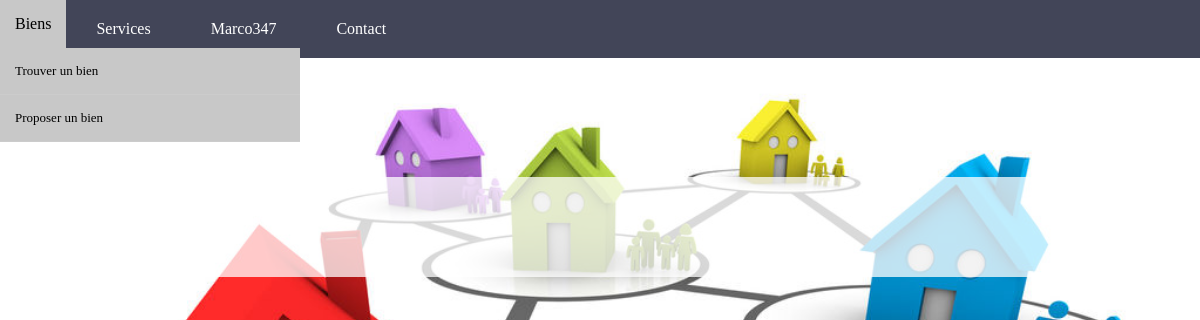
Page /index.php?controller=bien&action=readAllByMembre (signed in) on the earlier database version.
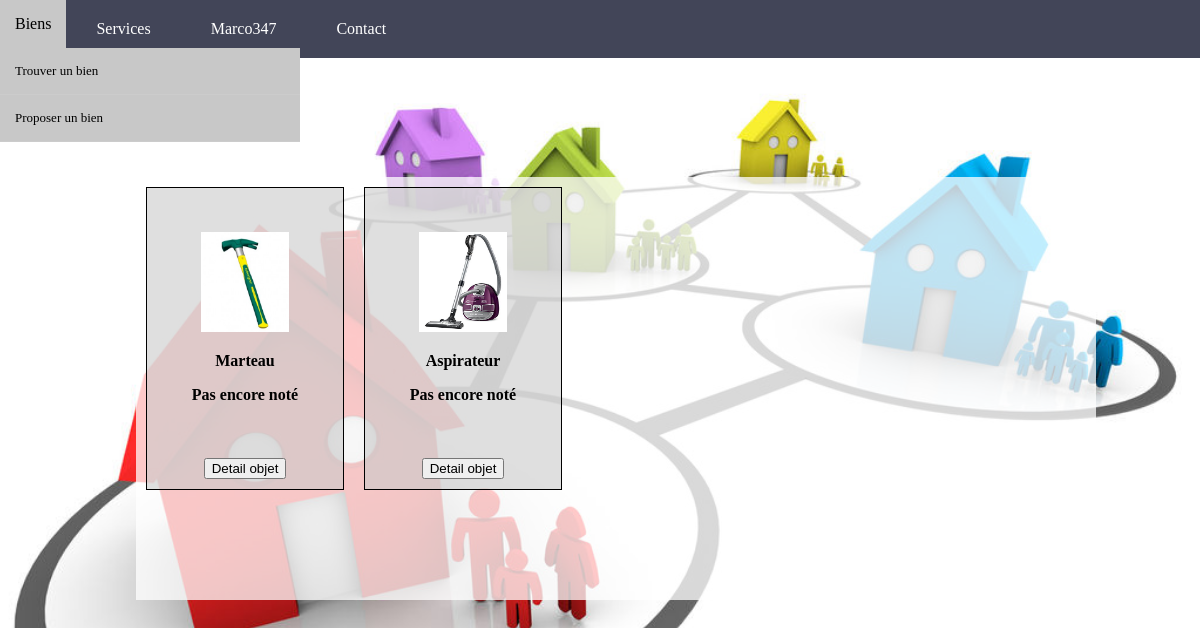
Same page on the later database version.
### tables this page shows
CREATE TABLE `Bien` (
  `idBien` int(11) NOT NULL,
  `titre` varchar(75) NOT NULL,
  `description` varchar(300) NOT NULL,
  `tarif` decimal(5,0) NOT NULL,
  `motClef` varchar(75) NOT NULL,
  `estValide` tinyint(1) NOT NULL,
  `lienPhoto` varchar(75) NOT NULL,
  `prixNeuf` decimal(10,0) NOT NULL,
  `estDispo` tinyint(1) NOT NULL,
  `idProprio` int(75) NOT NULL
);

### controller/ControllerBien.php (called while the page is built, shortened)
<?php
require_once File::build_path(array("model", "ModelBien.php"));
require_once File::build_path(array("model", "ModelService.php"));
require_once File::build_path(array("model", "ModelMembre.php"));
class ControllerBien{
	 public static function readAllByMembre() {
        $tab_b = ModelBien::selectAll();
        require_once File::build_path(array("view","view.php"));
    }
}

### controller/routeur.php (called while the page is built, shortened)
<?php
require_once File::build_path(array("controller","ControllerBien.php"));
$controller_default = 'membre';
$controller = $controller_default;
if(!is_null(Dispatcher::myGet('action'))&&(!is_null(Dispatcher::myGet('controller')))){
    $action = htmlspecialchars(Dispatcher::myGet('action'));
    $controller = htmlspecialchars(Dispatcher::myGet('controller'));
}
else {
    $action = "readAll";
    $controller = $controller_default;
}
$controller_class = "Controller".ucfirst($controller);
$controller_class::$action();
?>

### index.php (called while the page is built, shortened)
<?php
require_once File::build_path(array('controller','routeur.php'));
?>

### model/Model.php (called while the page is built, shortened)
<?php
class Model {
    public static $pdo;
    public static function Init() {
        $hostname = Conf::getHostname();
        $database_name = Conf::getDatabase();
        $login = Conf::getLogin();
        $password = Conf::getPassword();
        try {
            self::$pdo = new PDO("mysql:host=$hostname;dbname=$database_name", $login, $password,array(PDO::MYSQL_ATTR_INIT_COMMAND => "SET NAMES utf8"));
            self::$pdo->setAttribute(PDO::ATTR_ERRMODE, PDO::ERRMODE_EXCEPTION);
        } catch (PDOException $e) {
            if (Conf::getDebug()) {
                echo $e->getMessage();
            } else {
                echo "Une erreur est survenue au niveau de la connexion de la base de donn�es !  <a href=''> retour a la page d'accueil </a>";
            }
            die();
        }
    }
    public static function selectAll() {
        $table_name = static::$object;
        $class_name = 'Model'.$table_name;
                $rep = Model::$pdo->query("SELECT * FROM ".$table_name.";");
                $rep->setFetchMode(PDO::FETCH_CLASS, $class_name);
                $tab = $rep->fetchAll();
                return $tab;
        }
}

### model/ModelBien.php (called while the page is built, shortened)
<?php
	require_once 'Model.php';
	class ModelBien extends Model {
                private $idBien;
                private $titre;
                private $estValide;
                private $lienPhoto;
                private $idProprio;
                public function getIdBien() {
                    return $this->idBien;
                }
                public function getTitre() {
                    return $this->titre;
                }
                public function getEstValide() {
                    return $this->estValide;
                }
                public function getLienPhoto() {
                    return $this->lienPhoto;
                }
                public function getIdProprio() {
                    return $this->idProprio;
                }
        }
 ?>

### model/ModelMembre.php (called while the page is built, shortened)
<?php
	require_once 'Model.php';
	class ModelMembre extends Model {
		private $idMembre;
		public function getIdMembre() {
			return $this->idMembre;
		}
    public static function getIdByLogin($login){
        $sql = "SELECT idMembre FROM Membre WHERE login=:login";
            $req_prep = Model::$pdo->prepare($sql);
            $values = array(
                "login" => $login,
            );
            $req_prep->execute($values);
            $req_prep->setFetchMode(PDO::FETCH_CLASS, 'ModelMembre');
            $tab= $req_prep->fetch();
            return $tab->getIdMembre();
    }
}
 ?>

### view/bien/listByMembre.php (the view, shortened to what this page needs)
<div class="produits">
    <?php
        foreach($tab_b as $b){
            $titreHTML = htmlspecialchars($b->getTitre());
            $lienPhoto = htmlspecialchars($b->getLienPhoto());
            $idBien = htmlspecialchars($b->getIdBien());
            $tabNotes = ModelCommentaire::selectAllCommByIdProduit($idBien);
            $estValide = htmlspecialchars($b->getEstValide());
            if(($estValide == 1) && (($b->getIdProprio()) == ModelMembre::getIdByLogin($_SESSION['login']))){
            echo '<div class="produit">';
            echo '<br/> <p> <b><img src='.$lienPhoto.' alt="photo bien" height="50%" width="50%" ></b>'.'<br/>  </p>';
            echo '<p>'.'<b>'.$titreHTML.'</b>'.'<br/>  </p>';
            if (!empty($tabNotes)){
	            for ($i = 0; $i< 5 ; $i++) {
	                if($i < intval(ModelCommentaire::getNoteMoyenneByIdProduit($idBien))){
	                echo' <img src="style/img/star.png" alt="Star" style="width:10%;height:10%">';
	                }
	                else echo' <img src="style/img/star2.png" alt="Star" style="width:10%;height:10%">';
	                }
            }
            else{
            	echo '<b>Pas encore noté </b>'.'<br/>'.'<br/>';
            }
            echo '<br/>'.'<br/>'.'<a href="index.php?controller=bien&action=read&idBien='.$idBien.'"><button> Detail objet </button></a>';
            echo '</div>';
            }
        }
    ?>
</div>

### view/view.php (shortened to what this page needs)
<!DOCTYPE html>
	<html>
		<head>
			<link rel="stylesheet" href="style/css/style.css" />
			<?php $nav = File::build_path(array('view','header', 'header.php'));
                        require $nav; ?>
		</head>
	<body>
		<main>
	<?php
$filepath = File::build_path(array('view', $controller, $view.'.php'));
require $filepath;
?>
                </main>
    </body>
</html>

### view/header/header.php (shortened to what this page needs)
<nav id =menu>
				<ul>
					<li class="menu-biens"><a href="#">Biens</a>
						<ul class="submenu">
							<li><a href="index.php?controller=bien&action=readAll">Trouver un bien</a></li>
							<?php
							if((isset($_SESSION['login'])))
                                echo '<li><a href="index.php?controller=bien&action=create">Proposer un bien</a></li>';
							?>
						</ul>
					</li>
					<li class="menu-services"><a href="#">Services</a>
					</li>
					<?php
					if((!isset($_SESSION['login']))){
						echo '<li class="menu-connexion"><a href="index.php?controller=membre&action=connect">S\'identifier</a></li>'
						 .'<li class ="menu-inscription"><a href="index.php?controller=membre&action=create">S\'inscrire</a></li>';
                                            }
                    else{
                    	echo "<li class='menu-profil'><a href='#'>".$_SESSION['login'];
                        echo "</a>";
                    	echo '</li>';
                    }
                        if((isset($_SESSION['login'])))
                        echo '<li class="menu-contact"><a href="index.php?controller=notification&action=create">Contact</a></li>
				</ul>';
                    ?>
</nav>
<br>

### style/css/style.css (style rules this page uses)
nav ul { list-style-type:none; padding:0; }
nav > ul { margin: 0px; padding: 0px; }
nav > ul::after { content: ""; display: block; clear: both; }
nav > ul > li { float: left; position: relative; }
nav li { list-style-type: none; }
nav { width: 100%; background-color: #424558; }
nav a { display: inline-block; text-decoration: none; }
nav > ul > li > a { padding: 20px 30px; color: #FFF; }
.submenu { display: none; }
.submenu li { border-bottom : 1px solid #CCC; }
.submenu li a { padding: 15px 30px; font-size: 13px; color:#222538; width: 270px; }
nav li ul { left:0; top:47px; position:absolute; z-index:1; opacity:0; visibility:hidden; }
main { position: absolute; width: 80%; margin: 136px; margin-top: 101px; background-color: rgba(255,255,255,0.75); }
nav li ul li { width:100%; }
nav li ul li a { width:100%; text-align:left; }
body { font-family: 'Source code pro', Calibri, serif; padding: 0px; margin: 0px; background-image: url('../img/voisins.jpg'); background-position: center center; background-size: cover; background-attachment: fixed; }
.produits { width: 100%; }
.produit { display: inline-block; text-align : center; margin: 10px; background-color: rgba(202,202,202,0.6); border: 1px solid black; padding: 10px; width: 176px; }
.produits a:link { text-decoration: none; color:black; }
.produit img { height: 100px; }
ul { list-style-type: none; }
html { height: 100%; }
body { height: 100%; position: relative; }
main { position: relative; padding-bottom: 100px; }

Differences in the rows shown:
added bien: lienPhoto (picture), titre "Marteau"
added bien: lienPhoto (picture), titre "Aspirateur"
